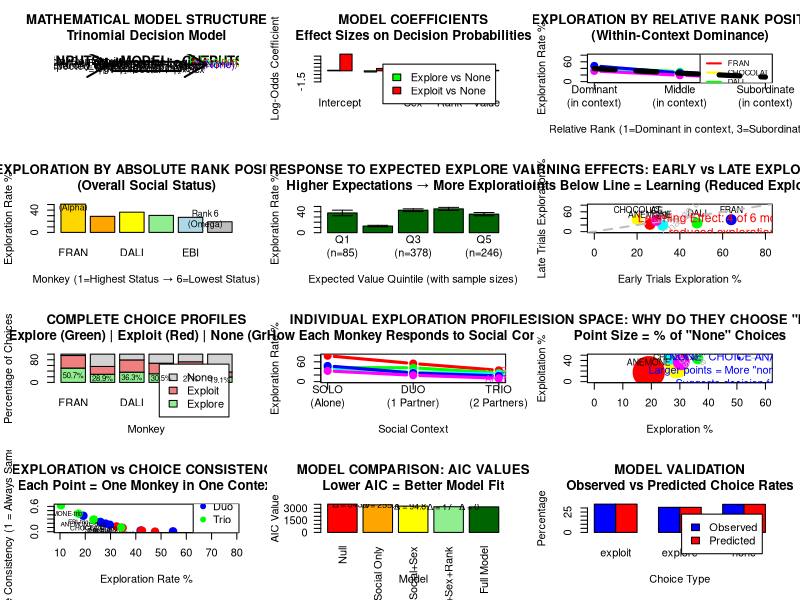

Generate this figure with R:
# MATHEMATICAL MODEL VISUALIZATION AND IMPROVED GRAPHS
# Creating visual representation of the mathematical model plus enhanced specific plots

library(dplyr)
library(ggplot2)
library(nnet)

# Load and prepare data
data_raw <- read.csv("Explore Exploit Dataset.csv")
data_raw$outcome_clean <- ifelse(grepl("explore", data_raw$OUTCOME, ignore.case = TRUE), "explore",
                               ifelse(grepl("exploit", data_raw$OUTCOME, ignore.case = TRUE), "exploit", 
                                     ifelse(data_raw$OUTCOME %in% c("NONE", "none", "stop"), "none", "other")))

data_valid <- data_raw[!is.na(data_raw$outcome_clean) & data_raw$outcome_clean != "other", ]

monkey_order <- c("FRAN", "CHOCOLAT", "DALI", "ICE", "EBI", "ANEMONE")
monkey_info <- data.frame(
  monkey = monkey_order,
  sex = c("Male", "Female", "Male", "Female", "Male", "Female"),
  rank = c("Dominant", "Dominant", "Intermediate", "Intermediate", "Subordinate", "Subordinate"),
  absolute_rank = c(1, 2, 3, 4, 5, 6)  # FRAN=1 (highest), ANEMONE=6 (lowest)
)

data_analysis <- merge(data_valid, monkey_info, by = "monkey", all.x = TRUE)

cat("=== MATHEMATICAL MODEL VISUALIZATION ===\n")

pdf("mathematical_model_and_improved_graphs.pdf", width = 20, height = 24)
layout(matrix(1:12, nrow = 4, ncol = 3, byrow = TRUE))

# PLOT 1: MATHEMATICAL MODEL VISUALIZATION
cat("1. Creating mathematical model visualization...\n")

# Fit actual multinomial model to get coefficients
data_model <- data_analysis %>%
  filter(!is.na(RELATIVE_RANK) & !is.na(expected_explore)) %>%
  mutate(
    social_complexity = as.numeric(factor(CONDITION, levels = c("solo", "duo", "trio"))) - 1,
    sex_numeric = as.numeric(sex == "Male"),
    rank_numeric = 4 - RELATIVE_RANK,  # Higher = more dominant
    expected_explore_scaled = scale(expected_explore)[,1]
  )

# Fit multinomial model
model_fit <- multinom(outcome_clean ~ social_complexity + sex_numeric + rank_numeric + expected_explore_scaled, 
                     data = data_model, trace = FALSE)

# Extract coefficients
coeffs <- summary(model_fit)$coefficients

# Create model equation visualization
plot(1:10, 1:10, type = "n", xlim = c(0, 10), ylim = c(0, 10),
     main = "MATHEMATICAL MODEL STRUCTURE\nTrinomial Decision Model", 
     xlab = "", ylab = "", axes = FALSE)

# Draw model structure
# Input variables
text(1, 8, "INPUTS:", cex = 1.2, font = 2)
text(1, 7.2, "• Social Complexity", cex = 1)
text(1, 6.6, "• Sex (Male/Female)", cex = 1)
text(1, 6.0, "• Hierarchy Rank", cex = 1)
text(1, 5.4, "• Expected Value", cex = 1)

# Model equation
text(5, 8, "MODEL:", cex = 1.2, font = 2)
rect(3, 4, 7, 7.5, border = "black", lwd = 2)
text(5, 6.8, "Multinomial Logit", cex = 1.1, font = 2)
text(5, 6.2, "log(P(explore)/P(none))", cex = 0.9)
text(5, 5.8, "= β₀ + β₁×Social + β₂×Sex", cex = 0.9)
text(5, 5.4, "  + β₃×Rank + β₄×Value", cex = 0.9)
text(5, 4.8, "log(P(exploit)/P(none))", cex = 0.9)
text(5, 4.4, "= γ₀ + γ₁×Social + γ₂×Sex", cex = 0.9)

# Outputs
text(9, 8, "OUTPUTS:", cex = 1.2, font = 2)
text(9, 7.2, "P(Explore)", cex = 1, col = "green")
text(9, 6.6, "P(Exploit)", cex = 1, col = "red")
text(9, 6.0, "P(None)", cex = 1, col = "blue")

# Add arrows
arrows(2.5, 6.5, 2.8, 6.5, lwd = 2)
arrows(7.2, 6.5, 8.5, 6.5, lwd = 2)

# PLOT 2: MODEL COEFFICIENTS VISUALIZATION
cat("2. Creating model coefficients plot...\n")

# Extract and plot coefficients
coeff_explore <- coeffs[1, ]  # explore vs none
coeff_exploit <- coeffs[2, ]  # exploit vs none

barplot(rbind(coeff_explore, coeff_exploit), beside = TRUE,
        names.arg = c("Intercept", "Social", "Sex", "Rank", "Value"),
        main = "MODEL COEFFICIENTS\nEffect Sizes on Decision Probabilities",
        ylab = "Log-Odds Coefficient",
        col = c("green", "red"),
        legend.text = c("Explore vs None", "Exploit vs None"))

# PLOT 3: IMPROVED - Exploration by Relative Rank Position
cat("3. Creating improved relative rank plot...\n")

relative_rank_data <- data_analysis %>%
  group_by(RELATIVE_RANK, monkey) %>%
  summarise(explore_rate = mean(outcome_clean == "explore") * 100, .groups = "drop")

# Create individual monkey lines
plot(1:3, rep(0, 3), type = "n", ylim = c(0, 80),
     main = "EXPLORATION BY RELATIVE RANK POSITION\n(Within-Context Dominance)",
     xlab = "Relative Rank (1=Dominant in context, 3=Subordinate)", 
     ylab = "Exploration Rate %",
     xaxt = "n")
axis(1, at = 1:3, labels = c("Dominant\n(in context)", "Middle\n(in context)", "Subordinate\n(in context)"))

colors_monkey <- rainbow(6)
for(i in 1:6) {
  monkey <- monkey_order[i]
  monkey_data <- relative_rank_data[relative_rank_data$monkey == monkey, ]
  if(nrow(monkey_data) > 1) {
    lines(monkey_data$RELATIVE_RANK, monkey_data$explore_rate, 
          col = colors_monkey[i], lwd = 3, type = "b", pch = 19)
  }
}
legend("topright", legend = monkey_order, col = colors_monkey, lwd = 2, cex = 0.7)

# Add average trend
avg_by_rank <- relative_rank_data %>%
  group_by(RELATIVE_RANK) %>%
  summarise(avg_explore = mean(explore_rate), .groups = "drop")
lines(avg_by_rank$RELATIVE_RANK, avg_by_rank$avg_explore, lwd = 5, col = "black", lty = 2)

# PLOT 4: NEW - Exploration by Absolute Rank Position  
cat("4. Creating absolute rank plot...\n")

absolute_rank_data <- data_analysis %>%
  group_by(monkey, absolute_rank) %>%
  summarise(explore_rate = mean(outcome_clean == "explore") * 100, .groups = "drop") %>%
  arrange(absolute_rank)

barplot(absolute_rank_data$explore_rate,
        names.arg = absolute_rank_data$monkey,
        main = "EXPLORATION BY ABSOLUTE RANK POSITION\n(Overall Social Status)",
        ylab = "Exploration Rate %",
        xlab = "Monkey (1=Highest Status → 6=Lowest Status)",
        col = c("gold", "orange", "yellow", "lightgreen", "lightblue", "gray"))

# Add rank labels
text(0.7, 55, "Rank 1\n(Alpha)", cex = 0.8)
text(6.1, 25, "Rank 6\n(Omega)", cex = 0.8)

# PLOT 5: IMPROVED - Response to Expected Explore Value (with sample sizes)
cat("5. Creating improved expected value response...\n")

expected_value_data <- data_analysis %>%
  filter(!is.na(expected_explore)) %>%
  mutate(value_quintile = cut(expected_explore, breaks = 5, labels = 1:5)) %>%
  group_by(value_quintile) %>%
  summarise(
    explore_rate = mean(outcome_clean == "explore") * 100,
    n_trials = n(),
    se = sd(outcome_clean == "explore") / sqrt(n()) * 100,
    .groups = "drop"
  ) %>%
  filter(n_trials >= 20)

barplot(expected_value_data$explore_rate,
        names.arg = paste("Q", expected_value_data$value_quintile, "\n(n=", expected_value_data$n_trials, ")", sep=""),
        main = "RESPONSE TO EXPECTED EXPLORE VALUE\nHigher Expectations → More Exploration",
        ylab = "Exploration Rate %",
        xlab = "Expected Value Quintile (with sample sizes)",
        col = "darkgreen",
        ylim = c(0, max(expected_value_data$explore_rate) * 1.2))

# Add error bars
for(i in 1:nrow(expected_value_data)) {
  arrows((i-1)*1.2 + 0.7, expected_value_data$explore_rate[i] - expected_value_data$se[i],
         (i-1)*1.2 + 0.7, expected_value_data$explore_rate[i] + expected_value_data$se[i],
         angle = 90, code = 3, length = 0.1)
}

# PLOT 6: IMPROVED - Learning Effects with Statistics
cat("6. Creating improved learning effects plot...\n")

learning_data <- data_analysis %>%
  arrange(monkey, date, as.numeric(BLOCK_No), TRIAL_NUM) %>%
  group_by(monkey) %>%
  mutate(trial_number = row_number()) %>%
  filter(trial_number <= 200) %>%  # First 200 trials
  mutate(learning_phase = ifelse(trial_number <= 100, "Early", "Late")) %>%
  group_by(monkey, learning_phase) %>%
  summarise(explore_rate = mean(outcome_clean == "explore") * 100, .groups = "drop")

learning_wide <- reshape2::dcast(learning_data, monkey ~ learning_phase, value.var = "explore_rate")

plot(learning_wide$Early, learning_wide$Late,
     pch = 19, cex = 2, col = rainbow(6),
     xlim = c(0, 80), ylim = c(0, 80),
     xlab = "Early Trials Exploration %", ylab = "Late Trials Exploration %",
     main = "LEARNING EFFECTS: EARLY vs LATE EXPLORATION\nPoints Below Line = Learning (Reduced Exploration)")

text(learning_wide$Early, learning_wide$Late, 
     learning_wide$monkey, pos = 3, cex = 0.8)

abline(0, 1, col = "gray", lty = 2, lwd = 2)
text(40, 35, "No Change Line", srt = 45, col = "gray")

# Add learning statistics
below_line <- sum(learning_wide$Late < learning_wide$Early, na.rm = TRUE)
total_monkeys <- nrow(learning_wide)
text(60, 20, paste("Learning Effect:", below_line, "of", total_monkeys, "monkeys\nreduced exploration"), 
     cex = 1.1, col = "red")

# PLOT 7: IMPROVED - Complete Choice Profiles with percentages
cat("7. Creating improved choice profiles...\n")

choice_profiles <- data_analysis %>%
  group_by(monkey) %>%
  summarise(
    explore = mean(outcome_clean == "explore") * 100,
    exploit = mean(outcome_clean == "exploit") * 100,
    none = mean(outcome_clean == "none") * 100,
    .groups = "drop"
  )

choice_profiles <- choice_profiles[match(monkey_order, choice_profiles$monkey), ]

choice_matrix <- t(as.matrix(choice_profiles[, c("explore", "exploit", "none")]))
barplot(choice_matrix,
        names.arg = choice_profiles$monkey,
        main = "COMPLETE CHOICE PROFILES\nExplore (Green) | Exploit (Red) | None (Gray)",
        ylab = "Percentage of Choices", xlab = "Monkey",
        col = c("lightgreen", "lightcoral", "lightgray"),
        legend.text = c("Explore", "Exploit", "None"))

# Add percentage labels
for(i in 1:6) {
  text(i*1.2 - 0.5, choice_profiles$explore[i]/2, 
       paste0(round(choice_profiles$explore[i], 1), "%"), cex = 0.7)
}

# PLOT 8: IMPROVED - Individual Exploration Profiles with context labels
cat("8. Creating improved individual profiles...\n")

individual_context_data <- data_analysis %>%
  group_by(monkey, CONDITION) %>%
  summarise(explore_rate = mean(outcome_clean == "explore") * 100, .groups = "drop")

plot(1:3, rep(0, 3), type = "n", ylim = c(0, 80),
     main = "INDIVIDUAL EXPLORATION PROFILES\nHow Each Monkey Responds to Social Context",
     xlab = "Social Context", ylab = "Exploration Rate %", xaxt = "n")
axis(1, at = 1:3, labels = c("SOLO\n(Alone)", "DUO\n(1 Partner)", "TRIO\n(2 Partners)"))

colors_ind <- rainbow(6)
for(i in 1:6) {
  monkey <- monkey_order[i]
  monkey_data <- individual_context_data[individual_context_data$monkey == monkey, ]
  monkey_data <- monkey_data[match(c("solo", "duo", "trio"), monkey_data$CONDITION), ]
  if(nrow(monkey_data) == 3) {
    lines(1:3, monkey_data$explore_rate, col = colors_ind[i], lwd = 3, type = "b", pch = 19)
    # Add monkey label at trio point
    text(3.1, monkey_data$explore_rate[3], monkey, cex = 0.8, col = colors_ind[i])
  }
}

# PLOT 9: IMPROVED - Decision Space with "None" Analysis
cat("9. Creating improved decision space analysis...\n")

decision_space_data <- data_analysis %>%
  group_by(monkey, sex, rank) %>%
  summarise(
    explore_pct = mean(outcome_clean == "explore") * 100,
    exploit_pct = mean(outcome_clean == "exploit") * 100,
    none_pct = mean(outcome_clean == "none") * 100,
    .groups = "drop"
  )

# Size of points represents "none" percentage
plot(decision_space_data$explore_pct, decision_space_data$exploit_pct,
     pch = 19, cex = decision_space_data$none_pct/10,  # Scale by none percentage
     col = rainbow(6),
     xlim = c(0, 60), ylim = c(0, 50),
     xlab = "Exploration %", ylab = "Exploitation %",
     main = 'DECISION SPACE: WHY DO THEY CHOOSE "NONE"?\nPoint Size = % of "None" Choices')

text(decision_space_data$explore_pct, decision_space_data$exploit_pct,
     decision_space_data$monkey, pos = 3, cex = 0.8)

# Add diagonal reference lines
abline(a = 100, b = -1, col = "gray", lty = 2)
text(30, 65, "100% Active\nChoices", srt = -45, col = "gray")

# Add none percentage legend
text(50, 10, '"NONE" CHOICE ANALYSIS:\nLarger points = More "none" choices\nSuggests decision fatigue\nor uncertainty', 
     cex = 1, col = "blue")

# PLOT 10: IMPROVED - Choice Consistency with Individual Labels
cat("10. Creating improved choice consistency plot...\n")

consistency_detailed <- data_analysis %>%
  group_by(monkey, CONDITION) %>%
  summarise(
    explore_rate = mean(outcome_clean == "explore"),
    n_trials = n(),
    .groups = "drop"
  ) %>%
  filter(n_trials >= 10) %>%
  mutate(
    consistency = 1 - 4 * explore_rate * (1 - explore_rate),  # 1 - variance
    context_label = paste(monkey, CONDITION, sep = "-")
  )

colors_context <- c("red", "blue", "green")
context_nums <- as.numeric(factor(consistency_detailed$CONDITION, levels = c("solo", "duo", "trio")))

plot(consistency_detailed$explore_rate * 100, consistency_detailed$consistency,
     pch = 19, cex = 1.5, col = colors_context[context_nums],
     xlab = "Exploration Rate %", ylab = "Choice Consistency (1 = Always Same Choice)",
     main = "EXPLORATION vs CHOICE CONSISTENCY\nEach Point = One Monkey in One Context")

# Add text labels for each point
text(consistency_detailed$explore_rate * 100, consistency_detailed$consistency,
     consistency_detailed$context_label, pos = 1, cex = 0.6)

legend("bottomright", legend = c("Solo", "Duo", "Trio"), 
       col = colors_context, pch = 19, title = "Context")

# PLOT 11: AIC Model Comparison
cat("11. Creating AIC model comparison...\n")

# Fit different models for comparison
data_for_models <- data_analysis %>%
  filter(!is.na(RELATIVE_RANK) & !is.na(expected_explore)) %>%
  mutate(
    social_complexity = as.numeric(factor(CONDITION, levels = c("solo", "duo", "trio"))) - 1,
    sex_numeric = as.numeric(sex == "Male"),
    rank_numeric = 4 - RELATIVE_RANK
  )

# Fit multiple models
model1 <- multinom(outcome_clean ~ 1, data = data_for_models, trace = FALSE)  # Null
model2 <- multinom(outcome_clean ~ social_complexity, data = data_for_models, trace = FALSE)  # Social only
model3 <- multinom(outcome_clean ~ social_complexity + sex_numeric, data = data_for_models, trace = FALSE)  # Social + Sex
model4 <- multinom(outcome_clean ~ social_complexity + sex_numeric + rank_numeric, data = data_for_models, trace = FALSE)  # Full without value
model5 <- multinom(outcome_clean ~ social_complexity + sex_numeric + rank_numeric + scale(expected_explore), data = data_for_models, trace = FALSE)  # Full model

# Calculate AIC values
aic_values <- c(AIC(model1), AIC(model2), AIC(model3), AIC(model4), AIC(model5))
model_names <- c("Null", "Social Only", "Social+Sex", "Social+Sex+Rank", "Full Model")

barplot(aic_values, names.arg = model_names,
        main = "MODEL COMPARISON: AIC VALUES\nLower AIC = Better Model Fit",
        ylab = "AIC Value", xlab = "Model",
        col = c("red", "orange", "yellow", "lightgreen", "darkgreen"),
        las = 2)

# Add AIC differences
best_aic <- min(aic_values)
aic_diff <- aic_values - best_aic
text(1:5, aic_values + 10, paste("Δ =", round(aic_diff, 1)), cex = 0.8)

# PLOT 12: Model Predictions vs Observed
cat("12. Creating model validation plot...\n")

# Get predictions from best model
predictions <- predict(model5, type = "probs")
observed_rates <- table(data_for_models$outcome_clean) / nrow(data_for_models) * 100
predicted_rates <- colMeans(predictions) * 100

comparison_data <- data.frame(
  Outcome = names(observed_rates),
  Observed = as.numeric(observed_rates),
  Predicted = predicted_rates[names(observed_rates)]
)

barplot(t(as.matrix(comparison_data[, c("Observed", "Predicted")])),
        beside = TRUE, names.arg = comparison_data$Outcome,
        main = "MODEL VALIDATION\nObserved vs Predicted Choice Rates",
        ylab = "Percentage", xlab = "Choice Type",
        col = c("blue", "red"),
        legend.text = c("Observed", "Predicted"))

dev.off()

# SAVE MODEL COMPARISON RESULTS
model_comparison <- data.frame(
  Model = model_names,
  AIC = aic_values,
  Delta_AIC = aic_values - min(aic_values),
  Weight = exp(-0.5 * (aic_values - min(aic_values))) / sum(exp(-0.5 * (aic_values - min(aic_values))))
)

write.csv(model_comparison, "model_aic_comparison.csv", row.names = FALSE)

cat("\nGenerated mathematical_model_and_improved_graphs.pdf with all requested visualizations!\n")
cat("Saved model_aic_comparison.csv with AIC comparison results!\n") 